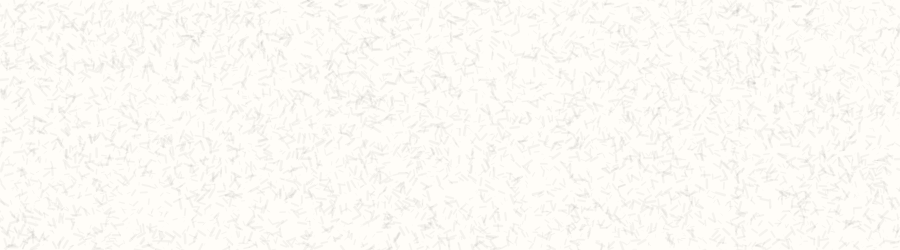
Frame 1 (no input)
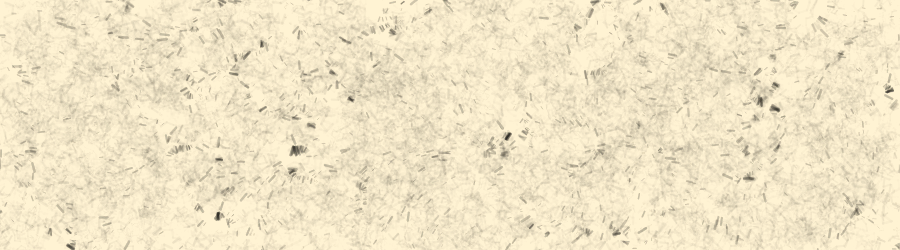
Frame 60 (no input)
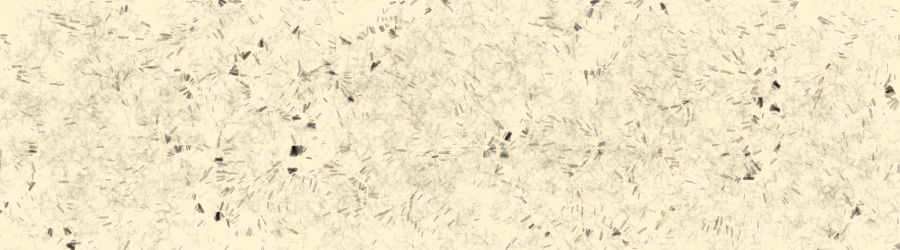
Frame 120 (the mouse pressed at the canvas centre since frame 60)

The p5.js sketch that drew these frames (run headless with seeded random() and noise() and a simulated clock; from frame 60 on, the mouse is pressed at the canvas centre):

// p5.js sketch
// ── sketch.js
let furs = [];
let furCount = 7000;
let furAlpha = 10;
let strokeWidth = 0.3;
let noiseScale = 300;
let noiseStrength = 50;
let updateAlpha = 40;

function setup() {
  createCanvas(900, 250);
  for (let i = 0; i < furCount; i++) {
    furs[i] = new Fur();
  }
}

function draw() {
  fill(253,242,212, updateAlpha);
  noStroke();
  rect(0, 0, width, height);
  stroke(0, furAlpha);
  for (let i = 0; i < furCount; i++) {
    furs[i].change(noiseScale, noiseStrength, strokeWidth);
  }
}

class Fur {
  constructor() {
    this.strokeColor = random(height);
    this.vector = createVector(random(width), random(height));
    this.vector2 = this.vector.copy();
    this.increSize = random(1, 9);
  }
  change(noiseScale, noiseStrength, strokeWidth) {
    this.angle = noise(this.vector.x / noiseScale, this.vector.y / noiseScale) * 30;
    this.angle = (this.angle - floor(this.angle)) * noiseStrength;
    this.vector.x += cos(this.angle) * this.increSize;
    this.vector.y += sin(this.angle) * this.increSize;
    strokeWeight(strokeWidth * this.increSize);
    line(this.vector2.x, this.vector2.y,this.vector.x, this.vector.y);
    this.vector2 = this.vector.copy();
  }
}
